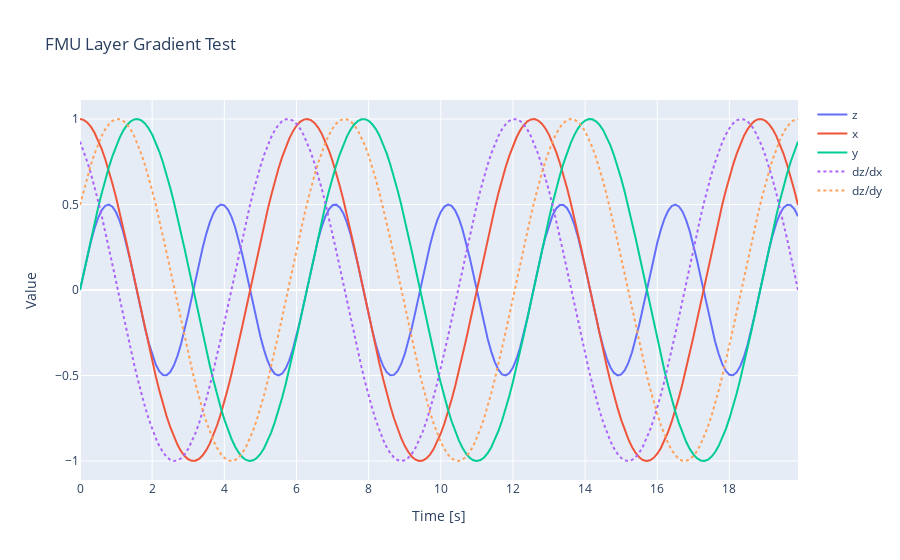

The notebook cell this image was saved under:
### Code cell
# Test the layer gradient

with tf.GradientTape() as tape:
    tape.watch(input_data)
    outputs = fmu_layer(input_data)
    # gather gradients
    gradients = tape.gradient(outputs, input_data)

# Plot the gradients
fig = make_subplots(rows=1, cols=1)
fig.add_trace(go.Scatter(x=t_vect, y=outputs[0][:,0], name="z", mode="lines"), row=1, col=1)
fig.add_trace(go.Scatter(x=t_vect, y=input_x[0], name="x", mode="lines"), row=1, col=1)
fig.add_trace(go.Scatter(x=t_vect, y=input_y[0], name="y", mode="lines"), row=1, col=1)
fig.add_trace(go.Scatter(x=t_vect, y=gradients[0][:,0], name="dz/dx", mode="lines", line=dict(dash='dot')), row=1, col=1)
fig.add_trace(go.Scatter(x=t_vect, y=gradients[0][:,1], name="dz/dy", mode="lines", line=dict(dash='dot')), row=1, col=1)

fig.update_layout(title="FMU Layer Gradient Test", xaxis_title="Time [s]", yaxis_title="Value")
fig.show()

### Figure 1 — Plotly figure (JSON) as saved in the notebook; plotly's stock layout.template omitted (floating-point values rounded to 4 significant figures; data arrays with more than 128 entries replaced by an {"elided": "..."} marker saying what was removed)
{"data": [{"mode": "lines", "name": "z", "type": "scatter", "x": {"elided": "200 float values"}, "xaxis": "x", "y": {"elided": "200 float values"}, "yaxis": "y"}, {"mode": "lines", "name": "x", "type": "scatter", "x": {"elided": "200 float values"}, "xaxis": "x", "y": {"elided": "200 float values"}, "yaxis": "y"}, {"mode": "lines", "name": "y", "type": "scatter", "x": {"elided": "200 float values"}, "xaxis": "x", "y": {"elided": "200 float values"}, "yaxis": "y"}, {"line": {"dash": "dot"}, "mode": "lines", "name": "dz/dx", "type": "scatter", "x": {"elided": "200 float values"}, "xaxis": "x", "y": {"elided": "200 float values"}, "yaxis": "y"}, {"line": {"dash": "dot"}, "mode": "lines", "name": "dz/dy", "type": "scatter", "x": {"elided": "200 float values"}, "xaxis": "x", "y": {"elided": "200 float values"}, "yaxis": "y"}], "layout": {"title": {"text": "FMU Layer Gradient Test"}, "xaxis": {"anchor": "y", "domain": [0, 1], "title": {"text": "Time [s]"}}, "yaxis": {"anchor": "x", "domain": [0, 1], "title": {"text": "Value"}}}}
